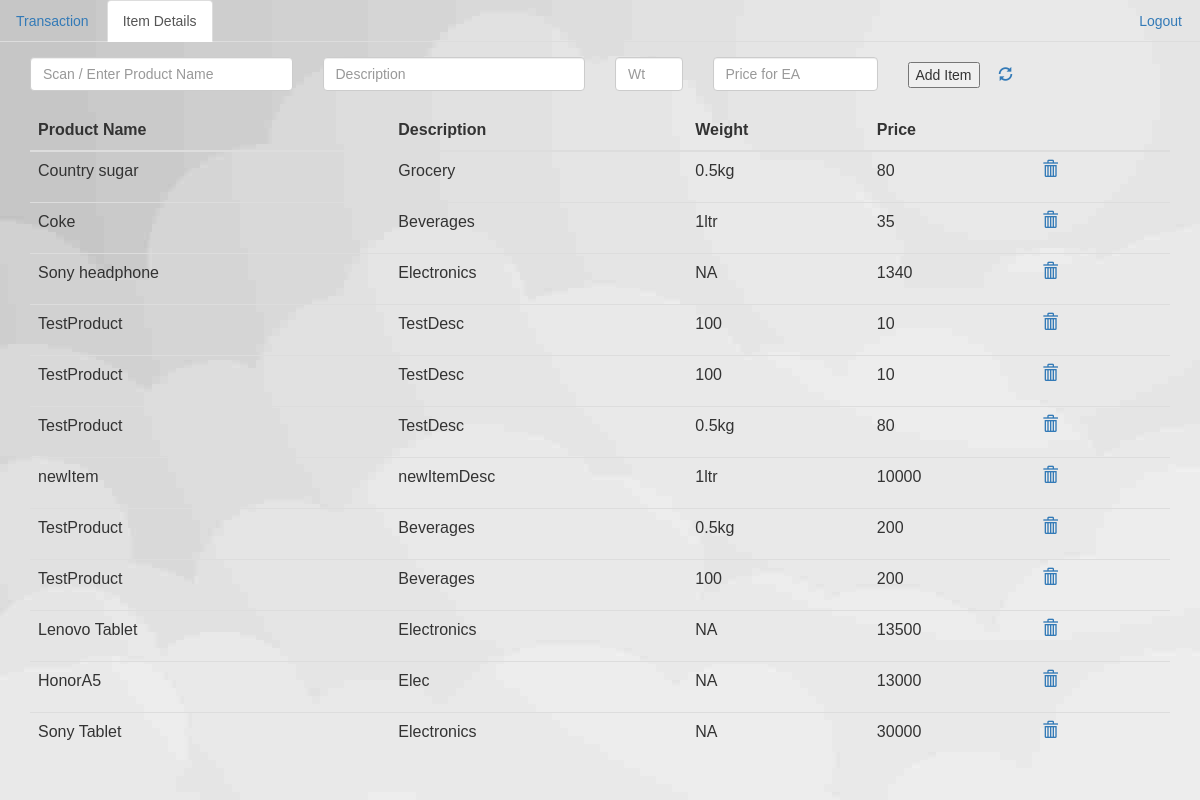
Page /itemDetails/ on the committed database.
### itemDetails/models.py (models this page shows, shortened)
class ItemList(models.Model):
    productName=models.CharField(max_length=250)
    productDesc=models.CharField(max_length=250)
    productWt=models.CharField(max_length=10)
    productPrice=models.CharField(max_length=10)

### itemDetails/views.py (the view)
# urls.py: path('', views.index, name='itemDetails'),
def index(request):
    itemList =ItemList.objects.all()
    context={'itemList':itemList}
    return render(request,'itemdetails.html',{'itemList':itemList})

### itemDetails/templates/itemdetailsTemplate/itemdetails.html (shortened to what this page needs)
{% load staticfiles%}
<link rel="stylesheet" type="text/css" href="{% static 'itemDetails/style.css' %}">
<link rel="stylesheet" href="http://maxcdn.bootstrapcdn.com/bootstrap/3.3.4/css/bootstrap.min.css">
<link rel="stylesheet" href="https://cdnjs.cloudflare.com/ajax/libs/font-awesome/4.7.0/css/font-awesome.min.css">
<ul class="nav nav-tabs">
    <li><a href="{% url 'tpage:transactionPage'  %}">Transaction </a></li>
    <li class="active"><a href="{% url 'itemDetails:itemDetails' %}">Item Details</a></li>
    <li style="position:absolute; right:0;"><a href="#">Logout</a></li>
</ul>
<div class="container">
    <div class="row">
        <div class="col-md-2"></div>
        <form action="{% url 'itemDetails:addItem' %}" method="post">
            <div class="form-group">
                <div class="col-md-3"><input type="text" class="form-control" name="productName" placeholder="Scan / Enter Product Name" value="{{itemName}}"></div>
                <div class="col-md-3"><input type="text" class="form-control" name="description" placeholder="Description" value="{{itemDesc}}"></div>
                <div class="col-md-1"> <input type="text" class="form-control" name="wt" placeholder="Wt" value="{{itemWt}}"></div>
                <div class="col-md-2"> <input type="text" class="form-control" name="price" placeholder="Price for EA" value="{{itemPrice}}"></div>
                <div class="col-md-2"><button type="submit" id="saveItem" value="saveItem">Add Item</button>
                    <a href="{% url 'itemDetails:itemDetails' %}" style="margin-left:15px;">
                        <span class="glyphicon glyphicon-refresh"></span>
                    </a>
                </div>
            </div>
        </form>
        <div class="col-md-1"></div>
    </div>
</div>
<div class="container">
    <div class="row">
        <div class="col-md-12">
            <table class="table table-hover">
                <thead>
                    <tr>
                        <th>Product Name</th>
                        <th>Description</th>
                        <th>Weight</th>
                        <th>Price</th>
                        <th></th>
                    </tr>
                </thead>
            <tbody>
            {% for item in itemList %}
            {% if item.productName%}
            <tr>
                <td>{{item.productName}} </td>
                <td>{{item.productDesc}} </td>
                <td>{{item.productWt}} </td>
                <td>{{item.productPrice}} </td>
               <td>
                   <form action="{% url 'itemDetails:deleteItem' item.id %}" method="post">
                       <button type="submit"  style="background-color: transparent; border:0" >
                        <a style="margin-right:10px;"><span class="glyphicon glyphicon-trash"></span></a>
                       </button>
                   </form>
               </td>
            </tr>
            {% endif %}
            {% endfor %}
            </tbody>
            </table>
        </div>
    </div>
</div>

### itemDetails/static/itemDetails/style.css (style rules this page uses)
* { font-family: "Comic Sans MS", cursive, sans-serif; }
#saveItem { margin-top:5px; }

### rows in the picture
ItemList: productName "Country sugar", productDesc "Grocery", productWt "0.5kg", productPrice "80"
ItemList: productName "Coke", productDesc "Beverages", productWt "1ltr", productPrice "35"
ItemList: productName "Sony headphone", productDesc "Electronics", productWt "NA", productPrice "1340"
ItemList: productName "TestProduct", productDesc "TestDesc", productWt "100", productPrice "10"
ItemList: productName "TestProduct", productDesc "TestDesc", productWt "100", productPrice "10"
ItemList: productName "TestProduct", productDesc "TestDesc", productWt "0.5kg", productPrice "80"
ItemList: productName "newItem", productDesc "newItemDesc", productWt "1ltr", productPrice "10000"
ItemList: productName "TestProduct", productDesc "Beverages", productWt "0.5kg", productPrice "200"
ItemList: productName "TestProduct", productDesc "Beverages", productWt "100", productPrice "200"
ItemList: productName "Lenovo Tablet", productDesc "Electronics", productWt "NA", productPrice "13500"
ItemList: productName "HonorA5", productDesc "Elec", productWt "NA", productPrice "13000"
ItemList: productName "Sony Tablet", productDesc "Electronics", productWt "NA", productPrice "30000"
